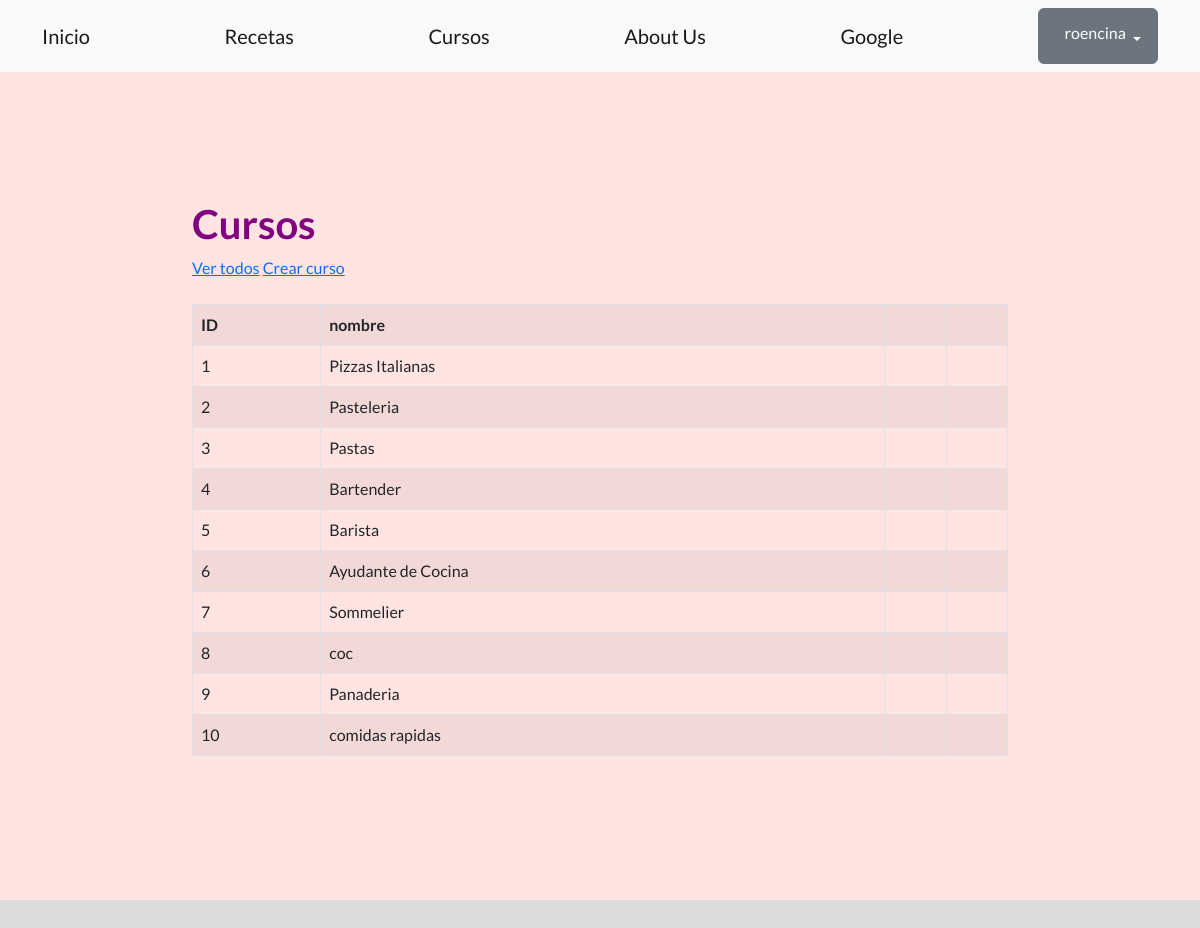
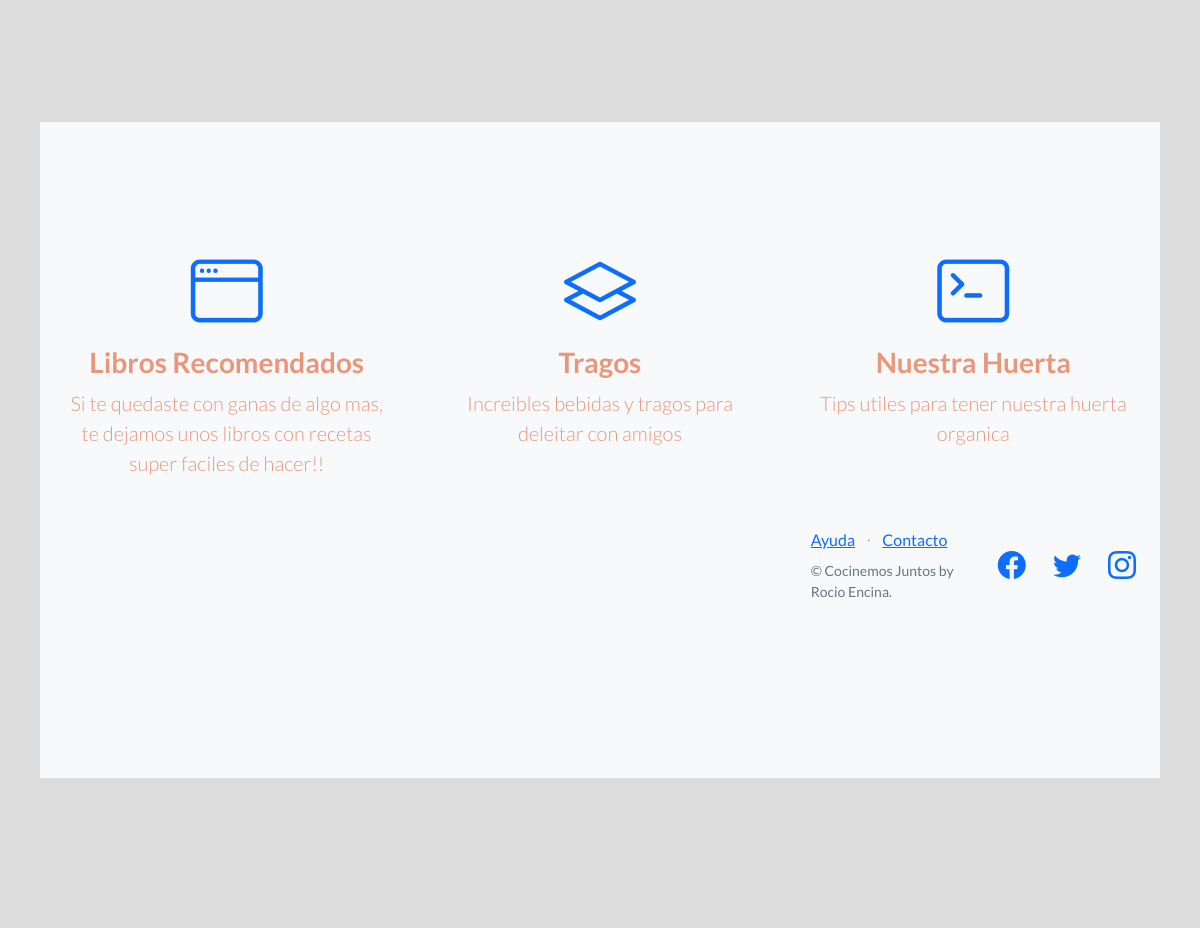
The app's page /comidas/cursos/ (signed in) with its own data (2 pictures, top to bottom).
### recetas/models.py (models this page shows, shortened)
class Curso(models.Model):
   nombre = models.CharField(max_length=64)
   creador = models.ForeignKey(User, on_delete=models.SET_NULL, null=True)

### recetas/views.py (the view)
# urls.py: path('cursos/', listar_cursos, name="lista_cursos"),
def listar_cursos (request):
    contexto= {
    "cursos":Curso.objects.all(),
    }
    http_response= render (
        request=request,
        template_name= 'recetas/lista_cursos.html',
        context=contexto,
    )
    return http_response

### blog_comidas/recetas/templates/recetas/lista_cursos.html (shortened to what this page needs)
{% extends "base.html" %}
{% block contenido %}
<h1 style="color:purple;">
  Cursos
</h1>
<a href="{% url 'lista_cursos' %}">Ver todos</a>
<a href="{% url 'crear_curso' %}">Crear curso</a>
<br><br>
<table class="table table-striped table-bordered">
  <thead>
  <tbody>
    <tr>
      <th>ID</th>
      <th>nombre</th>
      <th></th>
      <th></th>
</tr>
    {% for cursos in cursos%}
    <tr>
      <td>{{ cursos.id }}</td>
      <td>{{ cursos.nombre }}</td>
      <td>
       </td>
      <td>
      </td>
    </tr>
    {% endfor %}
  </tbody>
</table>
{% endblock contenido %}

### templates_base/base.html (shortened to what this page needs)
{% load static %}
<!DOCTYPE html>
<html lang="en">
    <head>
        <link href="https://cdn.jsdelivr.net/npm/bootstrap-icons@1.5.0/font/bootstrap-icons.css" rel="stylesheet" type="text/css" />
        <link href="{% static 'css/styles.css' %}" rel="stylesheet" />
    <body>
    <nav class="navbar navbar-light bg-light static-top">
        <div class="container">
            <a class="navbar-brand" href="{% url 'inicio' %}">Inicio</a>
            <a class="navbar-brand" href="{% url 'lista_recetas' %}">Recetas</a>
            <a class="navbar-brand" href="{% url 'lista_cursos' %}">Cursos</a>
            <a class="navbar-brand" href="{% url 'about-us' %}">About Us</a>
            <a class="navbar-brand" href="https://www.google.com">Google</a>
            {% if user.is_authenticated %}
            <div class="dropdown">
                <button class="btn btn-secondary dropdown-toggle" type="button" id="dropdownMenuButton1" data-bs-toggle="dropdown" aria-expanded="false">
                    <div style="display: inline-flex;">
                        <span>{{ user.username }}</span>
                    </div>
                </button>
            </div>
            {% else %}
            <a class="btn btn-primary" href="{% url 'login' %}">Inicio sesión</a>
            <a class="btn btn-success" href="{% url 'registro' %}">Registro</a>
            {% endif %}
        </div>
    </nav>
    <section style="padding:8rem 12rem; background-color: mistyrose;">
        {% block contenido %}
        {% endblock contenido %}
    </section>
        <section style="padding: 150px 40px; background-color:gainsboro;">
        <section class="features-icons bg-light text-center"style=" color: darksalmon;">
            <div class="container">
                <div class="row">
                    <div class="col-lg-4">
                        <div class="features-icons-item mx-auto mb-5 mb-lg-0 mb-lg-3">
                            <div class="features-icons-icon d-flex"><i class="bi-window m-auto text-primary"></i></div>
                            <h3> <a class="navbar-brand" href="{% url 'libro_recomendado' %}">Libros Recomendados</a> </h3>
                            <p class="lead mb-0">Si te quedaste con ganas de algo mas, te dejamos unos libros con recetas super faciles de hacer!!</p>
                        </div>
                    </div>
                    <div class="col-lg-4">
                        <div class="features-icons-item mx-auto mb-5 mb-lg-0 mb-lg-3">
                            <div class="features-icons-icon d-flex"><i class="bi-layers m-auto text-primary"></i></div>
                            <h3>Tragos</h3>
                            <p class="lead mb-0">Increibles bebidas y tragos para deleitar con amigos</p>
                        </div>
                    </div>
                    <div class="col-lg-4">
                        <div class="features-icons-item mx-auto mb-0 mb-lg-3">
                            <div class="features-icons-icon d-flex"><i class="bi-terminal m-auto text-primary"></i></div>
                            <h3>Nuestra Huerta</h3>
                            <p class="lead mb-0">Tips utiles para tener nuestra huerta organica</p>
                        </div>
        <footer class="footer bg-light">
            <div class="container">
                <div class="row">
                    <div class="col-lg-6 h-100 text-center text-lg-start my-auto">
                        <ul class="list-inline mb-2">
                            <li class="list-inline-item"><a href="#!">Ayuda</a></li>
                            <li class="list-inline-item">⋅</li>
                            <li class="list-inline-item"><a href="#!">Contacto</a></li>
                        </ul>
                        <p class="text-muted small mb-4 mb-lg-0">&copy; Cocinemos Juntos by Rocio Encina.</p>
                    </div>
                    <div class="col-lg-6 h-100 text-center text-lg-end my-auto">
                        <ul class="list-inline mb-0">
                            <li class="list-inline-item me-4">
                                <a href="https://www.facebook.com/Coderhouse/"><i class="bi-facebook fs-3"></i></a>
                            </li>
                            <li class="list-inline-item me-4">
                                <a href="https://twitter.com/coderhouse"><i class="bi-twitter fs-3"></i></a>
                            </li>
                            <li class="list-inline-item">
                                <a href="https://www.instagram.com/coderhouse"><i class="bi-instagram fs-3"></i></a>
                            </li>
                        </ul>
                    </div>
        </footer>
    </body>
</html>

### records on screen
Curso: id "1", nombre "Pizzas Italianas"
Curso: id "2", nombre "Pasteleria"
Curso: id "3", nombre "Pastas"
Curso: id "4", nombre "Bartender"
Curso: id "5", nombre "Barista"
Curso: id "6", nombre "Ayudante de Cocina"
Curso: id "7", nombre "Sommelier"
Curso: id "8", nombre "coc"
Curso: id "9", nombre "Panaderia"
Curso: id "10", nombre "comidas rapidas"

### other values on screen
{{ user.username }} "roencina"
